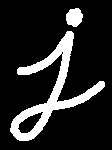
#> input picture MorphologicalOperators/original.png, 112 x 150 px, found by its file name
$ jupyter execute --allow-errors MorphologicalOperators.ipynb   (older library calls are emulated)
#> lines starting #> are read from the running program, lines starting #| are printed output that depends on the picture; after the words box and inside, x2 and y2 are one past the last pixel; in counts of white or black regions, pixels touching at a corner belong together
[cell 1]
import cv2
import numpy as np
import matplotlib.pyplot as plt

[cell 2]
img = cv2.imread("/home/ashritha/ImageProcessing/MorphologicalOperators/original.png")
#> img is the input picture: shape (150, 112, 3); 15.3% white; 2 white regions, box (x1, y1, x2, y2) and area: (10, 31, 105, 141) 2331, (66, 8, 83, 27) 245

[cell 3]
plt.imshow(img)
plt.show()

[cell 4]
#StructuringElement
kernel = np.ones((5,5),np.uint8)

[cell 5]
#Dilation
dilateImg = cv2.dilate(img,kernel,iterations = 1)
#> dilateImg: shape (150, 112, 3); 24.6% white; 1 white region, box (x1, y1, x2, y2) and area: (8, 6, 107, 143) 4134

[cell 6]
plt.imshow(dilateImg)
plt.show()
cv2.imwrite("/home/ashritha/ImageProcessing/MorphologicalOperators/dilation.png",dilateImg)
#> Out = True

[cell 7]
#Erosion
erodeImg = cv2.erode(img,kernel,iterations = 1)
#> erodeImg: shape (150, 112, 3); 6% white; 2 white regions, box (x1, y1, x2, y2) and area: (13, 33, 103, 139) 898, (68, 11, 80, 24) 117

[cell 8]
plt.imshow(erodeImg)
plt.show()
cv2.imwrite("/home/ashritha/ImageProcessing/MorphologicalOperators/erosion.png",erodeImg)
#> Out = True

[cell 9]
#Opening
openOriginal = cv2.imread("/home/ashritha/ImageProcessing/MorphologicalOperators/openOriginal.png")
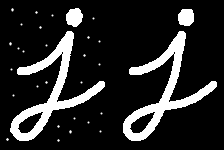
#> input picture MorphologicalOperators/openOriginal.png, 224 x 150 px, found by its file name
#> openOriginal is the input picture: shape (150, 224, 3); min 0, max 255, mean 39.8

[cell 10]
plt.imshow(openOriginal)
plt.show()

[cell 11]
openImg = cv2.morphologyEx(openOriginal,cv2.MORPH_OPEN,kernel)
#> openImg: shape (150, 224, 3); 15.2% white; 4 white regions, box (x1, y1, x2, y2) and area: (11, 31, 105, 141) 2326, (123, 31, 217, 141) 2326, (66, 9, 82, 26) 233, (178, 9, 194, 26) 233

[cell 12]
plt.imshow(openImg)
plt.show()
cv2.imwrite("/home/ashritha/ImageProcessing/MorphologicalOperators/opening.png",openImg)
#> Out = True

[cell 13]
#Closing
closeOriginal = cv2.imread("/home/ashritha/ImageProcessing/MorphologicalOperators/closeOriginal.png")
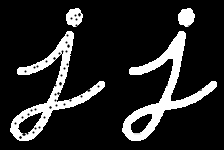
#> input picture MorphologicalOperators/closeOriginal.png, 224 x 150 px, found by its file name
#> closeOriginal is the input picture: shape (150, 224, 3); min 0, max 255, mean 38.1

[cell 14]
plt.imshow(closeOriginal)
plt.show()

[cell 15]
closeImg = cv2.morphologyEx(closeOriginal,cv2.MORPH_CLOSE,kernel)

[cell 16]
plt.imshow(closeImg)
plt.show()
cv2.imwrite("/home/ashritha/ImageProcessing/MorphologicalOperators/closing.png",closeImg)
#> Out = True

[cell 17]
#Gradient = Dilation-Erosion

[cell 18]
gradientImg = cv2.morphologyEx(img,cv2.MORPH_GRADIENT,kernel)
#> gradientImg: shape (150, 112, 3); 18.6% white; 2 white regions, box (x1, y1, x2, y2) and area: (8, 6, 107, 143) 2763, (16, 110, 45, 135) 356

[cell 19]
plt.imshow(gradientImg)
plt.show()
cv2.imwrite("/home/ashritha/ImageProcessing/MorphologicalOperators/gradient.png",gradientImg)
#> Out = True

[cell 20]
#Detect Edge of circle
circle = cv2.imread("/home/ashritha/ImageProcessing/MorphologicalOperators/circle.png")
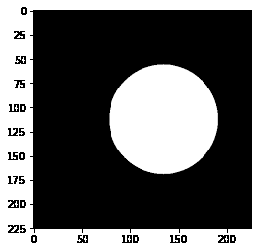
#> input picture MorphologicalOperators/circle.png, 261 x 252 px, found by its file name
#> circle is the input picture: shape (252, 261, 3); min 0, max 255, mean 101

[cell 21]
plt.imshow(circle)
plt.show()

[cell 22]
kernel = np.ones((2,2),np.uint8)

[cell 23]
result = cv2.morphologyEx(circle,cv2.MORPH_GRADIENT,kernel)
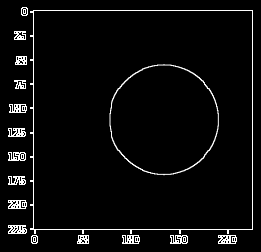
#> result: shape (252, 261, 3); min 0, max 255, mean 10.9

[cell 24]
plt.imshow(result)
plt.show()
cv2.imwrite("/home/ashritha/ImageProcessing/MorphologicalOperators/circleEdge.png",result)
#> Out = True

[cell 25]
#Different Structuring Element
ellipseKernel = cv2.getStructuringElement(cv2.MORPH_ELLIPSE,(2,2))

[cell 26]
resultEllipse = cv2.morphologyEx(circle,cv2.MORPH_GRADIENT,ellipseKernel)

[cell 27]
plt.imshow(resultEllipse)
plt.show()

[cell 28]
#Blob Separation and Finding number of circles
blobs = cv2.imread("/home/ashritha/ImageProcessing/MorphologicalOperators/numCircles.png")
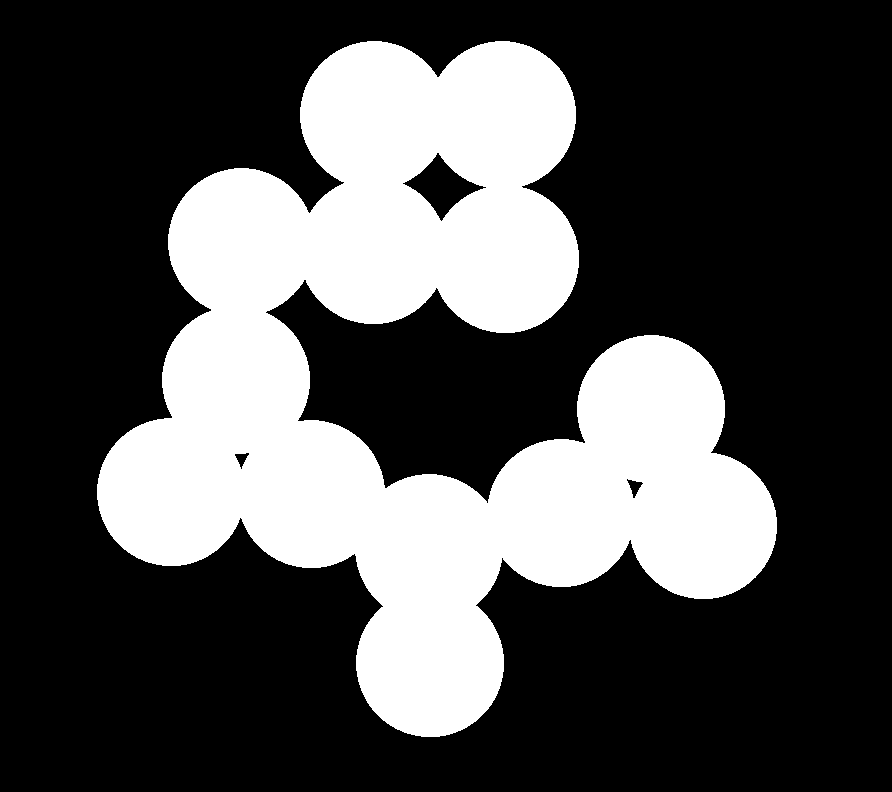
#> input picture MorphologicalOperators/numCircles.png, 892 x 792 px, found by its file name
#> blobs is the input picture: shape (792, 892, 3); 30.2% white; 1 white region, box (x1, y1, x2, y2) and area: (97, 41, 777, 737) 213353
blobs = cv2.cvtColor(blobs,cv2.COLOR_BGR2GRAY)

[cell 29]
plt.imshow(blobs,cmap="gray")
plt.show()

[cell 30]
kernel = np.ones((95,95),np.uint8)

[cell 31]
eroded = cv2.erode(blobs,kernel,iterations=1)
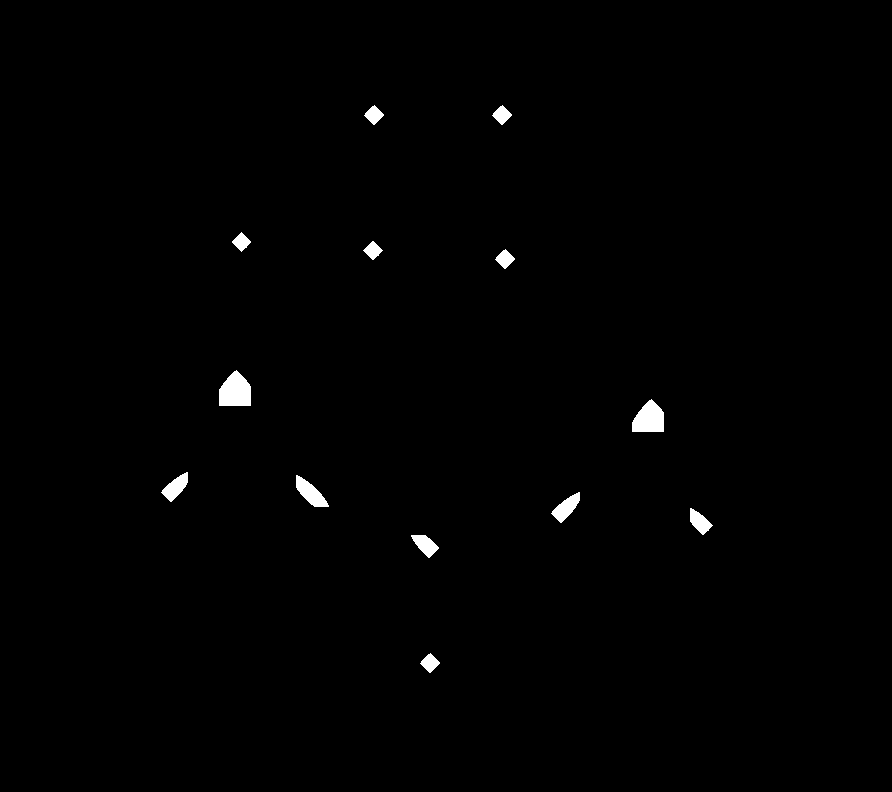
#> eroded: shape (792, 892); 0.7% white; 13 white regions, largest, box (x1, y1, x2, y2) and area: (219, 370, 251, 406) 891, (632, 399, 664, 432) 781, (296, 475, 329, 507) 509

[cell 32]
plt.imshow(eroded,cmap="gray")
plt.show()

[cell 33]
output = cv2.connectedComponentsWithStats(eroded,4,cv2.CV_32S)

[cell 34]
type(output)

[cell 35]
numComponents = output[0]
#> numComponents = 14
labelledImg = output[1]
#> labelledImg: shape (792, 892) int32; 14 distinct labels, from 0 to 13
stats = output[2]
#> stats = 14 rows, first 6: [0, 0, 892, 792, 701507], [364, 105, 20, 20, 218], [492, 105, 20, 20, 218], [232, 232, 19, 20, 201], [363, 241, 20, 19, 201], [495, 249, 20, 20, 218]

[cell 36]
numComponents
#> Out = 14

[cell 37]
#Background needs to be excluded
total_components = numComponents - 1
#> total_components = 13
total_components
#> Out = 13

[cell 38]
#Find the largest component
largestCircle = cv2.imread("/home/ashritha/ImageProcessing/MorphologicalOperators/largestCircle.png")
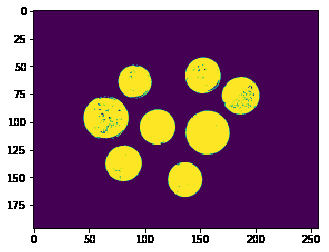
#> input picture MorphologicalOperators/largestCircle.png, 329 x 252 px, found by its file name
#> largestCircle is the input picture: shape (252, 329, 3); mean B, G, R 117.3, 84.6, 128.1
largestCircle = cv2.cvtColor(largestCircle,cv2.COLOR_BGR2GRAY)
#> largestCircle: shape (252, 329)

[cell 39]
plt.imshow(largestCircle,cmap="gray")
plt.show()

[cell 40]
ret,binaryImg = cv2.threshold(largestCircle,0,255,cv2.THRESH_BINARY+cv2.THRESH_OTSU)
#> binaryImg: shape (252, 329); 33.7% white; 25 white regions (16 under 20 px), largest, box (x1, y1, x2, y2) and area: (0, 0, 329, 252) 19096, (185, 111, 230, 155) 1496, (84, 98, 129, 138) 1431
#> ret = 132

[cell 41]
plt.imshow(binaryImg,cmap="gray")
plt.show()

[cell 42]
kernel = np.ones((5,5),np.uint8)

[cell 43]
closeImg = cv2.morphologyEx(binaryImg,cv2.MORPH_CLOSE,kernel)
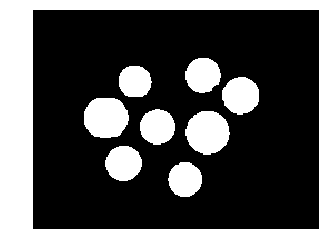
#> closeImg: shape (252, 329); 35.1% white; 9 white regions, largest, box (x1, y1, x2, y2) and area: (0, 0, 329, 252) 20274, (185, 111, 230, 155) 1496, (84, 98, 129, 138) 1474

[cell 44]
plt.imshow(closeImg,cmap="gray")
plt.show()

[cell 45]
output = cv2.connectedComponentsWithStats(closeImg,4,cv2.CV_32S)

[cell 46]
numComponents = output[0]
#> numComponents = 10
labelImg = output[1]
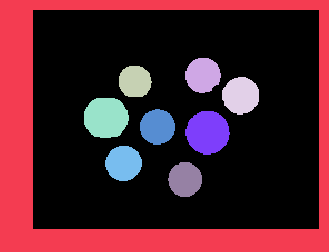
#> labelImg: shape (252, 329) int32; 10 distinct labels, from 0 to 9; one colour per label, 0 black
stats = output[2]
#> stats = [[33, 10, 286, 219, 53847], [0, 0, 329, 252, 20274], [185, 58, 36, 35, 975], [119, 66, 33, 31, 840], [222, 77, 37, 38, 1088], [84, 98, 45, 40, 1474], [140, 109, 35, 36, 978], [185, 111, 45, 44, 1496], [105, 146, 37, 35, 1011], [168, 162, 34, 35, 925]]

[cell 47]
plt.imshow(labelImg)
plt.show()

[cell 48]
numComponents
#> Out = 10

[cell 49]
stats
#> Out has the same summary as stats

[cell 50]
areas = stats[:,-1]
#> areas = [53847, 20274, 975, 840, 1088, 1474, 978, 1496, 1011, 925]

[cell 51]
areas
#> Out has the same summary as areas

[cell 52]
max_area = areas[2]
#> max_area = 975
max_label = 2
for i in range(3,numComponents):
    if areas[i]>max_area :
        max_area = areas[i]
        max_label = i
#> this loop made 7 passes
#> max_area on passes 2, 3, 5: 1088, 1474, 1496
#> after the loop, max_area = 1496; max_label = 7
outputImg = np.zeros(labelImg.shape)
outputImg[labelImg == max_label] = 255

[cell 53]
plt.imshow(outputImg,cmap="gray")
plt.show()
cv2.imwrite("/home/ashritha/ImageProcessing/MorphologicalOperators/maxSize.png",outputImg)

[cell 54]
#ChainLinkFence hole detection
chainlink = cv2.imread("/home/ashritha/ImageProcessing/MorphologicalOperators/chainlink.png")

#> (a cell that did not finish here is left out)

#> (a cell that did not finish here is left out)

#> (a cell that did not finish here is left out)

[cell 58]
kernel = cv2.getStructuringElement(cv2.MORPH_CROSS,(71,71))

#> (a cell that did not finish here is left out)

[cell 60]
plt.imshow(eroded,cmap="gray")
plt.show()

[cell 61]
erodedDenoised = cv2.fastNlMeansDenoising(eroded,None,10,7,21)

[cell 62]
plt.imshow(erodedDenoised,cmap="gray")
plt.show()

[cell 63]
binaryeroded = cv2.adaptiveThreshold(eroded,255,cv2.ADAPTIVE_THRESH_MEAN_C,cv2.THRESH_BINARY,11,2)
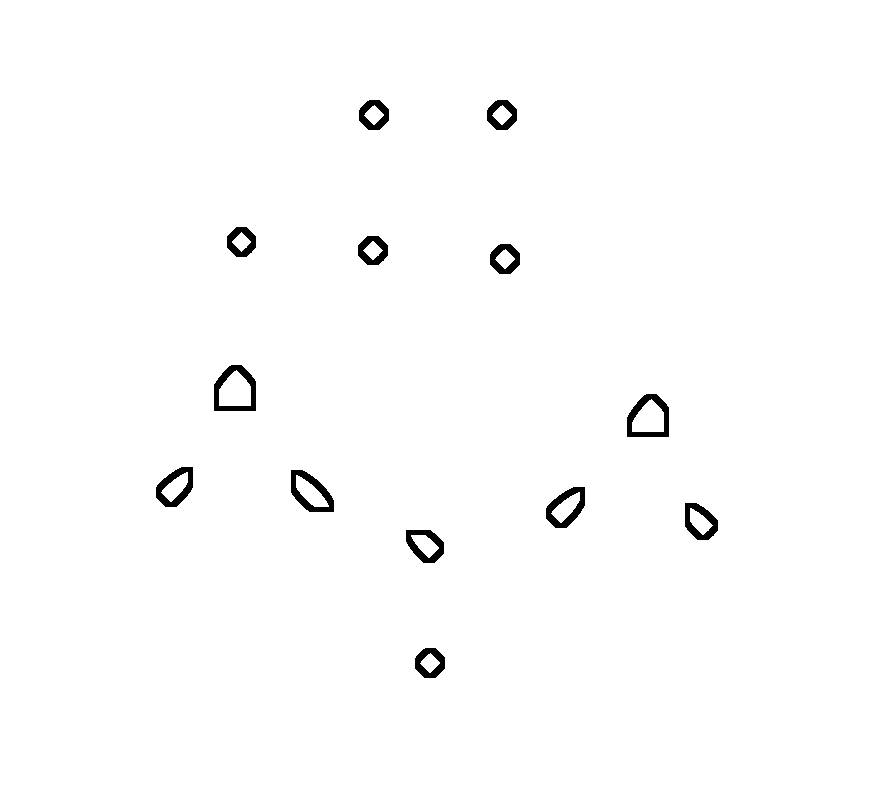
#> binaryeroded: shape (792, 892); 98.9% white; 13 black regions, largest, box (x1, y1, x2, y2) and area: (214, 365, 256, 411) 780, (627, 394, 669, 437) 750, (291, 470, 334, 512) 750
